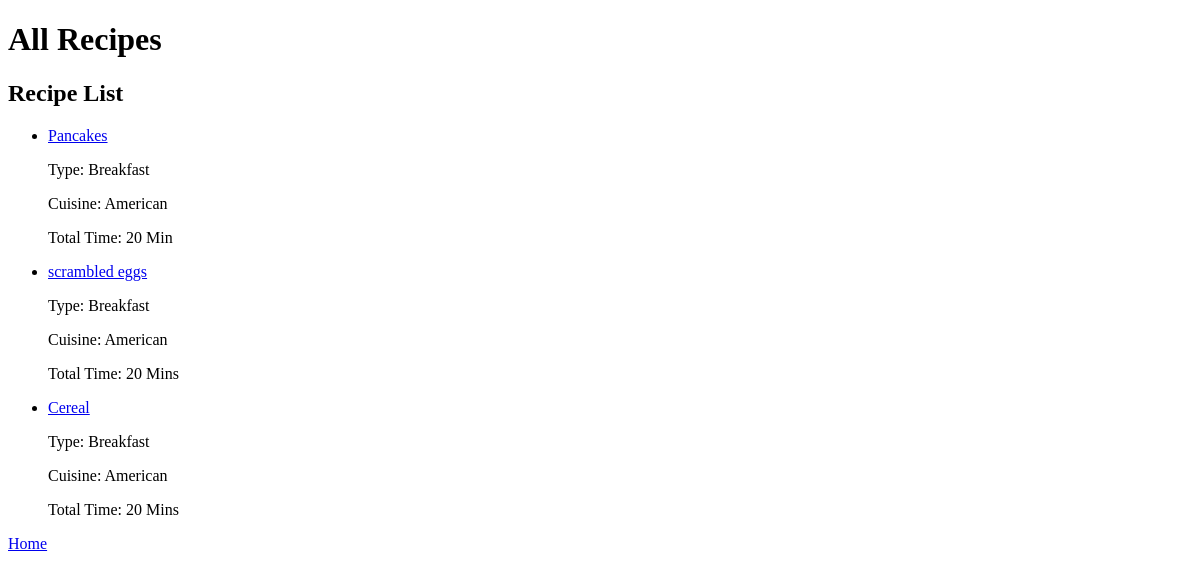
Page /all-recipes on the earlier database version.
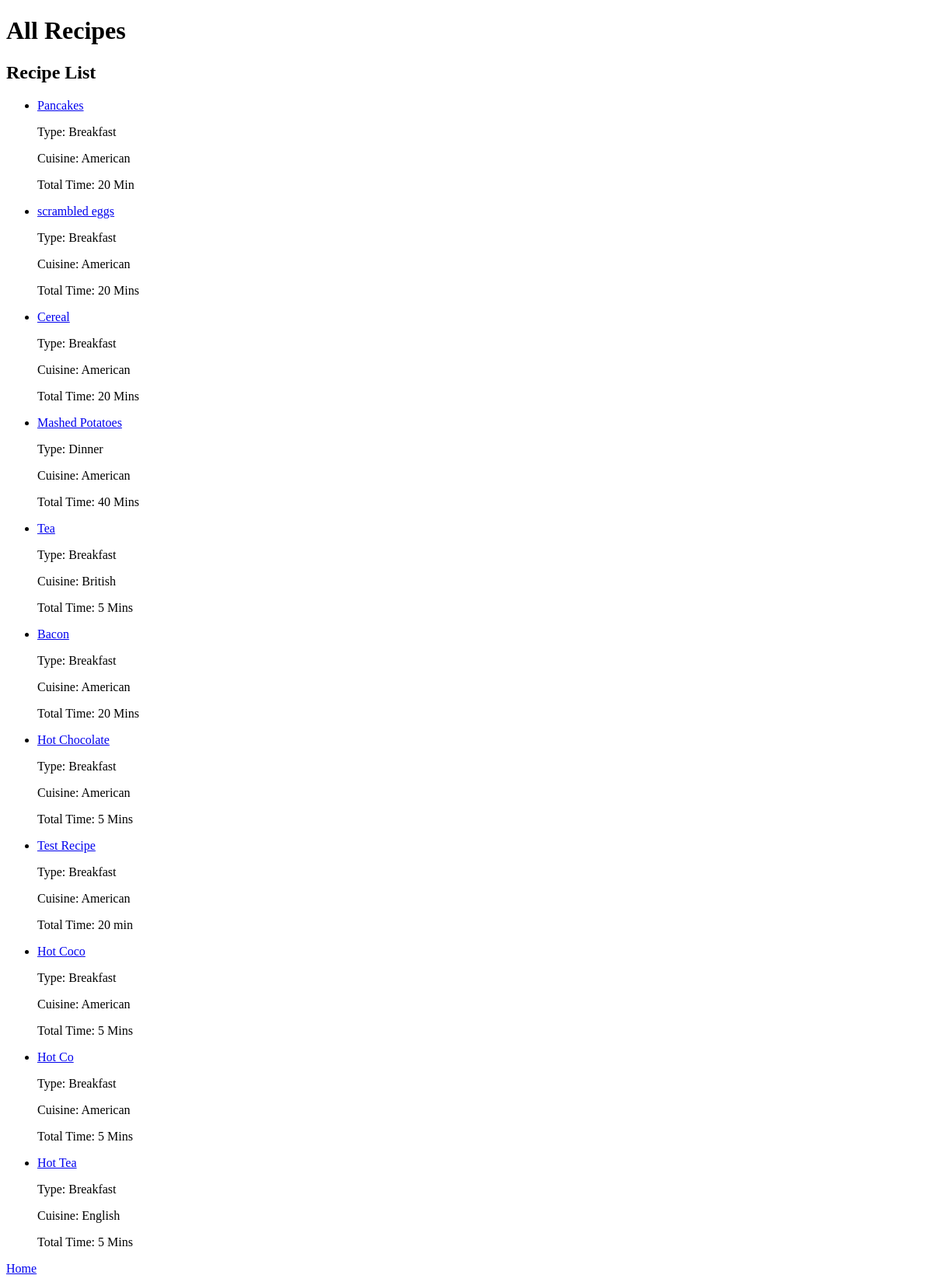
Same page on the later database version.
### tables this page shows
CREATE TABLE recipes(
                id INTEGER PRIMARY KEY AUTOINCREMENT, 
                name TEXT, 
                type TEXT, 
                cuisine TEXT, 
                season TEXT DEFAULT NULL,
                author TEXT,
                total_time TEXT,
                yield TEXT,
                image TEXT,
                UNIQUE (name, type, cuisine)
            );

### test.py (the view)
@app.route('/all-recipes')
def all_recipes():
    conn = get_db_connection()
    recipes = conn.execute(f'SELECT * FROM recipes').fetchall()
    conn.close()
    return render_template('all.html', recipes = recipes)

### test.py (called while the page is built)
def get_db_connection():
    db_path = os.path.abspath(DATABASE)
    print("Using Database FIle:", db_path)
    conn = sqlite3.connect(db_path, timeout=10)
    conn.row_factory = sqlite3.Row
    return conn

### templates/all.html (shortened to what this page needs)
<!DOCTYPE html>
<html lang="en">
<head>
</head>
<body>
    <header>
        <h1>All Recipes</h1>
    </header>
    <main>
        <section>
            <h2>Recipe List</h2>
            <ul>
                {% for recipe in recipes %}
                <li>
                    <a href="/all-recipes/{{ recipe['id'] }}">
                        {{ recipe['name'] }}
                    </a>
                    <p>Type: {{ recipe['type'] }}</p>
                    <p>Cuisine: {{ recipe['cuisine'] }}</p>
                    <p>Total Time: {{ recipe['total_time'] }}</p>
                </li>
                {% endfor %}
            </ul>
        </section>
    </main>
</body>
</html>
</html>
    <nav>
        <a href="/">Home</a>
    </nav>
</html>

Differences in the rows shown:
added recipes: name "Mashed Potatoes", type "Dinner", cuisine "American", total_time "40 Mins"
added recipes: name "Tea", type "Breakfast", cuisine "British", total_time "5 Mins"
added recipes: name "Bacon", type "Breakfast", cuisine "American", total_time "20 Mins"
added recipes: name "Hot Chocolate", type "Breakfast", cuisine "American", total_time "5 Mins"
added recipes: name "Test Recipe", type "Breakfast", cuisine "American", total_time "20 min"
added recipes: name "Hot Coco", type "Breakfast", cuisine "American", total_time "5 Mins"
added recipes: name "Hot Co", type "Breakfast", cuisine "American", total_time "5 Mins"
added recipes: name "Hot Tea", type "Breakfast", cuisine "English", total_time "5 Mins"
